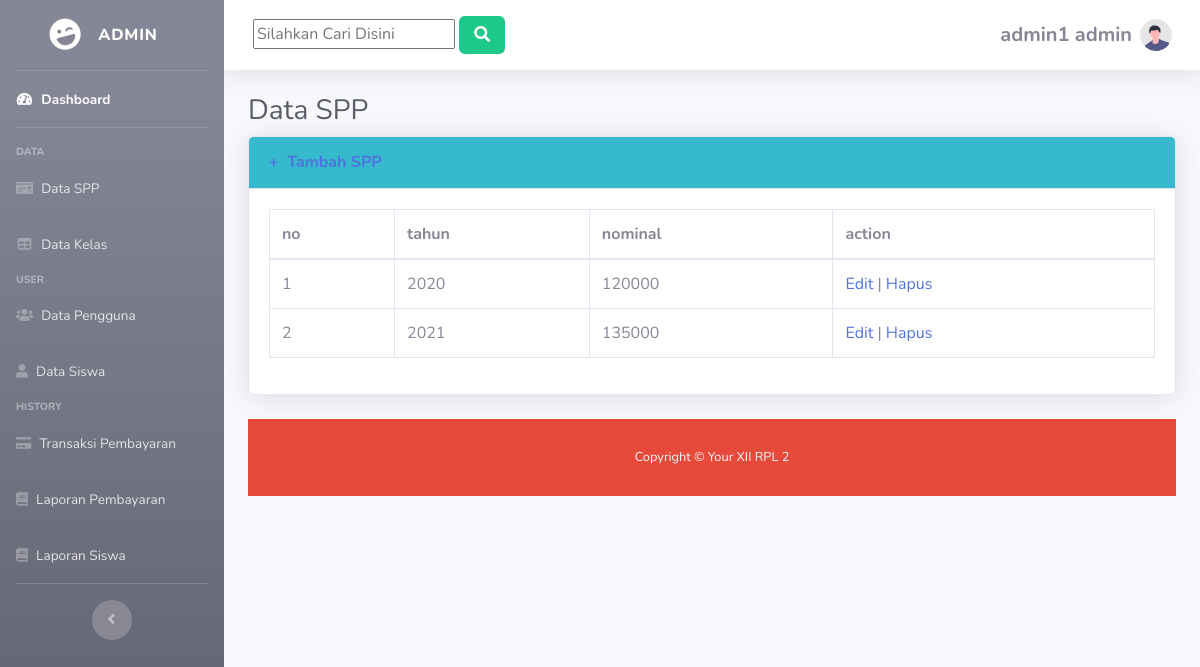
Screenshot of /spp.php (signed in) with the database file from the repository.
### tables this page shows
CREATE TABLE `spp` (
  `id_spp` int(11) NOT NULL,
  `tahun` int(11) NOT NULL,
  `nominal` int(11) NOT NULL
);

### konten.php (the view, shortened to what this page needs)
    <?php
    if($_SESSION['level']=="admin"){
    ?>
<body id="page-top">
    <div id="wrapper">
        <ul class="navbar-nav bg-gradient-secondary sidebar sidebar-dark accordion" id="accordionSidebar">
            <a class="sidebar-brand d-flex align-items-center justify-content-center" href="index.html">
                <div class="sidebar-brand-icon rotate-n-15">
                    <i class="fas fa-laugh-wink"></i>
                </div>
                <div class="sidebar-brand-text mx-3"> Admin <sup></sup></div>
            </a>
            <hr class="sidebar-divider my-0">
            <li class="nav-item active">
                <a class="nav-link" href="dashboard.php">
                    <i class="fas fa-fw fa-tachometer-alt"></i>
                    <span>Dashboard</span></a>
            </li>
            <hr class="sidebar-divider">
            <div class="sidebar-heading">
                Data
            </div>
            <li class="nav-item">
                <a class="nav-link" href="spp.php">
                    <i class="fas fa-money-check"></i>
                    <span>Data SPP</span></a>
            </li>
            <li class="nav-item">
                <a class="nav-link" href="kelas.php">
                    <i class="fas fa-fw fa-table"></i>
                    <span>Data Kelas</span></a>
            </li>
             <div class="sidebar-heading">
                User
            </div>
            <li class="nav-item">
                <a class="nav-link" href="pengguna.php">
                    <i class="fas fa-users"></i>
                    <span>Data Pengguna</span></a>
            </li>
             <li class="nav-item">
                <a class="nav-link" href="siswa.php">
                    <i class="fas fa-user"></i>
                    <span>Data Siswa</span></a>
            </li>
              <div class="sidebar-heading">
                History
            </div>
            <li class="nav-item">
                <a class="nav-link" href="pembayaran.php">
                    <i class="fas fa-credit-card"></i>
                    <span>Transaksi Pembayaran</span></a>
            </li>
            <li class="nav-item">
                <a class="nav-link" href="laporan.php">
                    <i class="fas fa-book"></i>
                    <span>Laporan Pembayaran</span></a>
            </li>
             <li class="nav-item">
                <a class="nav-link" href="laporan2.php">
                    <i class="fas fa-book"></i>
                    <span>Laporan Siswa</span></a>
            </li>
            <hr class="sidebar-divider d-none d-md-block">
            <div class="text-center d-none d-md-inline">
                <button class="rounded-circle border-0" id="sidebarToggle"></button>
            </div>
        </ul>
        <div id="content-wrapper" class="d-flex flex-column">
            <div id="content">
                <nav class="navbar navbar-expand navbar-light bg-white topbar mb-4 static-top shadow">
                    <form action="<?php echo $_SERVER["PHP_SELF"];?>" method="post" class="btn btn-link">
                           <?php
                        $kata_kunci="";
                        ?>
                   <input class="text-dark" type="text" name="kata_kunci" value="<?php echo $kata_kunci;?>" placeholder="Silahkan Cari Disini" required/>
                  <button class="btn btn-success" type="submit"><i class="fas fa-search fa-fw"></i></button>
                </form>
                    <ul class="navbar-nav ml-auto">
                        <li class="nav-item dropdown no-arrow d-sm-none">
                        <li class="nav-item dropdown no-arrow">
                            <a class="nav-link dropdown-toggle" href="#" id="userDropdown" role="button"
                                data-toggle="dropdown" aria-haspopup="true" aria-expanded="false">
                                <span class="mr-2 d-none d-lg-inline text-gray-600 small">
                                <p align="center"><h5 align="center"> <b><?php echo $_SESSION['username']; ?></b> <b><?php echo $_SESSION['level']; ?></h5></b></p></span>
                                <img class="img-profile rounded-circle"
                                    src="img/undraw_profile.svg">
                            </a>
                        </li>
                    </ul>
                </nav>
                <div class="container-fluid">
                    <h1 class="h3 mb-2 text-gray-800">Data SPP</h1>
                    <div class="card shadow mb-4">
                        <div class="card-header py-3 bg-info">
                            <h6 class="m-0 font-weight-bold text-dark"><a href="tambah_spp.php">+ &nbsp;Tambah SPP </a></h6>
                        </div>
                        <div class="card-body">
                            <div class="table-responsive">
                                <table class="table table-bordered" id="dataTable" width="100%" cellspacing="0">
                                    <thead>
                                        <tr>
                                            <th>no</th>
                                            <th>tahun</th>
                                            <th>nominal</th>
                                            <th>action</th>
                                        </tr>
                                    </thead>
                                    <tbody>
                                     <?php
                            if (isset($_POST['kata_kunci'])) {
                                $kata_kunci=trim($_POST['kata_kunci']);
                                $query="select * from spp where id_spp like '%".$kata_kunci."%' or tahun like '%".$kata_kunci."%' or nominal like '%".$kata_kunci."%' order by tahun asc";
                            }else {
                                $query="select * from spp order by tahun asc";
                            }
                          $result = mysqli_query($koneksi, $query);
                          $no = 1;
                          while($row = mysqli_fetch_assoc($result))
                          {
                          ?>
                                       <tr>
                                          <td><?php echo $no; ?></td>
                                          <td><?php echo $row['tahun']; ?></td>
                                          <td><?php echo substr($row['nominal'], 0, 20); ?></td>
                                          <td>
                                              <a href="edit_spp.php?id=<?php echo $row['id_spp']; ?>">Edit</a> |
                                              <a href="proses_hapusspp.php?id=<?php echo $row['id_spp']; ?>" onClick="return confirm('Anda yakin akan menghapus data ini?')">Hapus</a>
                                          </td>
                                      </tr>
                                      <?php
                                        $no++;
                                      }
                                      ?>
                                    </tbody>
                                </table>
                            </div>
                        </div>
                    </div>
                    <?php
}
else if($_SESSION['level']=="petugas"){
   ?>
     <?php
    }
    ?>

### rows the page displays
spp: tahun "2020", nominal "120000"
spp: tahun "2021", nominal "135000"

### other values shown
$_SESSION['username'] "admin1"
$_SESSION['level'] "admin"
